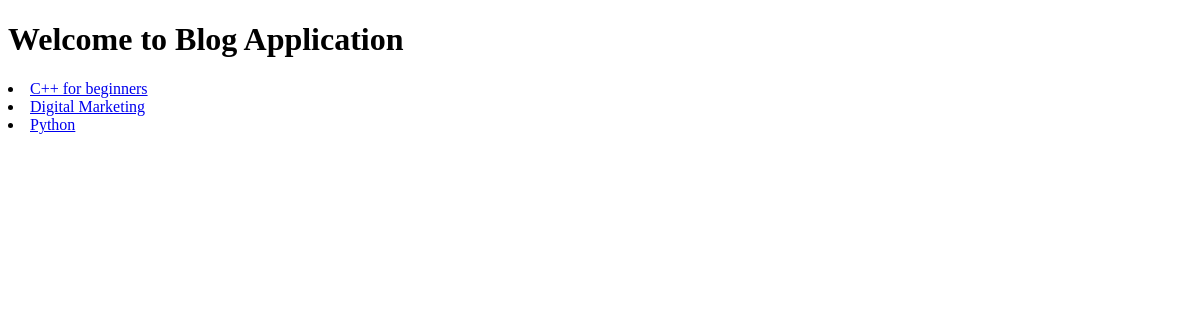
The app's page /, older data.
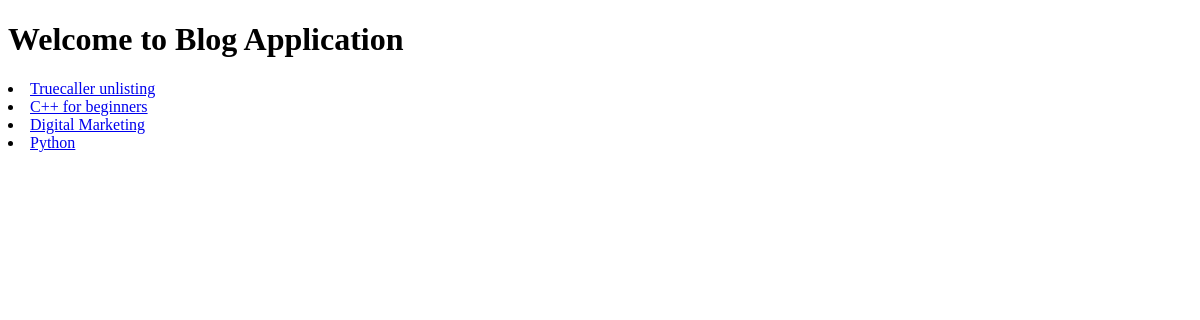
The same page, newer data.
### main/models.py (models this page shows, shortened)
class Article(models.Model):
    title = models.CharField(max_length = 255)
    content = models.TextField()
    created_at = models.DateTimeField(auto_now_add = True)
    authors = models.ManyToManyField('Author')

### main/views.py (the view)
# urls.py: path('', views.index, name='index'),
def index(request):
    articles = models.Article.objects.all().order_by('-created_at')[:10]
    context = {
        "articles" : articles
    }
    return render(request, 'main/index.html', context)

### templates/main/index.html
{% extends 'main/base.html' %}
{% block content %}
    <h1>Welcome to Blog Application</h1>
    {% for article in articles %}
        <li>
            <a href="{% url 'get_article' article.id%}">
                {{article.title}}
            </a>
        </li>
    {% endfor %}
{% endblock %}

### templates/main/base.html (shortened to what this page needs)
<!DOCTYPE html>
<html lang="en">
<head>
</head>
<body>
    {% block content %} {% endblock %}
</body>
</html>

Row changes from the older to the newer data that the page shows:
added Article: title "Truecaller unlisting"
